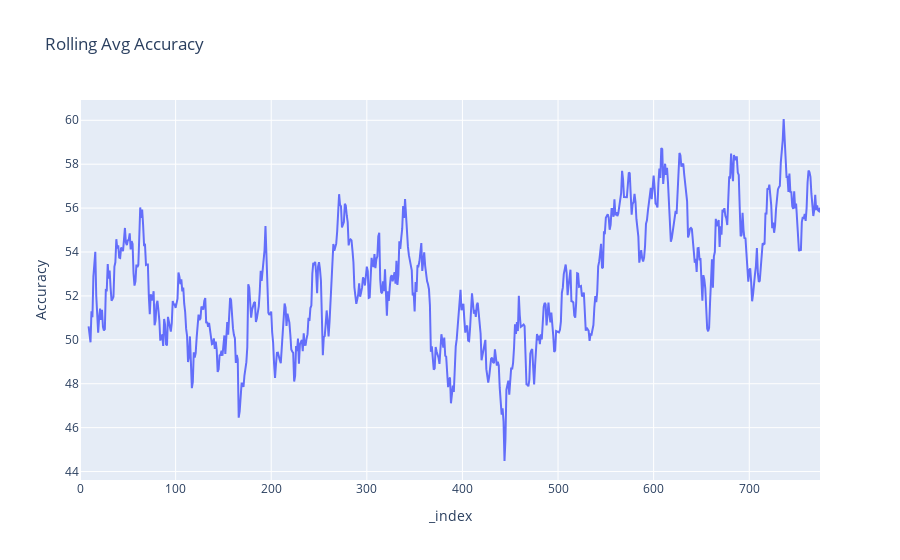

The code cell stored with this chart in its notebook:
### Code cell
import plotly.express as px

mod = 10

fig = px.line(dfr, x=dfr.index, y= (dfr['ShotsLanded'].rolling(window=mod).sum() /
                                   dfr['ShotsFired'].rolling(window=mod).sum()*100), 
              labels={'x':"# of Games Played", 'y': 'Accuracy'},
              title='Rolling Avg Accuracy')

fig.show()

### Figure 1 — Plotly figure (JSON) as saved in the notebook; plotly's stock layout.template omitted (floating-point values rounded to 4 significant figures; data arrays with more than 128 entries replaced by an {"elided": "..."} marker saying what was removed)
{"data": [{"hovertemplate": "_index=%{x}<br>Accuracy=%{y}<extra></extra>", "legendgroup": "", "line": {"color": "#636efa", "dash": "solid"}, "marker": {"symbol": "circle"}, "mode": "lines", "name": "", "orientation": "v", "showlegend": false, "type": "scatter", "x": {"elided": "775 int values"}, "xaxis": "x", "y": {"elided": "775 float values"}, "yaxis": "y"}], "layout": {"legend": {"tracegroupgap": 0}, "title": {"text": "Rolling Avg Accuracy"}, "xaxis": {"anchor": "y", "domain": [0, 1], "title": {"text": "_index"}}, "yaxis": {"anchor": "x", "domain": [0, 1], "title": {"text": "Accuracy"}}}}
